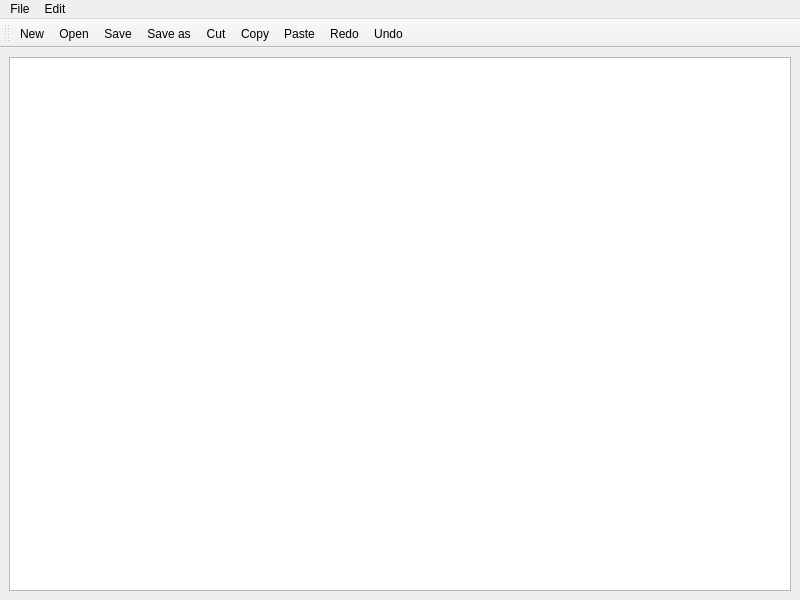
<?xml version="1.0" encoding="UTF-8"?>
<ui version="4.0">
 <class>MainWindow</class>
 <widget class="QMainWindow" name="MainWindow">
  <property name="geometry">
   <rect>
    <x>0</x>
    <y>0</y>
    <width>800</width>
    <height>600</height>
   </rect>
  </property>
  <property name="windowTitle">
   <string>MainWindow</string>
  </property>
  <widget class="QWidget" name="centralwidget">
   <layout class="QHBoxLayout" name="horizontalLayout">
    <item>
     <widget class="QTextEdit" name="textEdit">
      <property name="sizePolicy">
       <sizepolicy hsizetype="Expanding" vsizetype="Expanding">
        <horstretch>0</horstretch>
        <verstretch>50</verstretch>
       </sizepolicy>
      </property>
     </widget>
    </item>
   </layout>
  </widget>
  <widget class="QMenuBar" name="menubar">
   <property name="geometry">
    <rect>
     <x>0</x>
     <y>0</y>
     <width>800</width>
     <height>26</height>
    </rect>
   </property>
   <widget class="QMenu" name="menuFile">
    <property name="title">
     <string>File</string>
    </property>
    <addaction name="actionNew"/>
    <addaction name="actionOpen"/>
    <addaction name="separator"/>
    <addaction name="actionSave"/>
    <addaction name="actionSave_as"/>
   </widget>
   <widget class="QMenu" name="menuEdit">
    <property name="title">
     <string>Edit</string>
    </property>
    <addaction name="actionCut"/>
    <addaction name="actionCopy"/>
    <addaction name="actionPaste"/>
    <addaction name="separator"/>
    <addaction name="actionRedo"/>
    <addaction name="actionUndo"/>
   </widget>
   <addaction name="menuFile"/>
   <addaction name="menuEdit"/>
  </widget>
  <widget class="QToolBar" name="toolBar">
   <property name="sizePolicy">
    <sizepolicy hsizetype="Preferred" vsizetype="Preferred">
     <horstretch>0</horstretch>
     <verstretch>0</verstretch>
    </sizepolicy>
   </property>
   <property name="windowTitle">
    <string>toolBar</string>
   </property>
   <attribute name="toolBarArea">
    <enum>TopToolBarArea</enum>
   </attribute>
   <attribute name="toolBarBreak">
    <bool>false</bool>
   </attribute>
   <addaction name="actionNew"/>
   <addaction name="actionOpen"/>
   <addaction name="actionSave"/>
   <addaction name="actionSave_as"/>
   <addaction name="actionCut"/>
   <addaction name="actionCopy"/>
   <addaction name="actionPaste"/>
   <addaction name="actionRedo"/>
   <addaction name="actionUndo"/>
  </widget>
  <action name="actionNew">
   <property name="text">
    <string>New</string>
   </property>
  </action>
  <action name="actionOpen">
   <property name="text">
    <string>Open</string>
   </property>
  </action>
  <action name="actionSave">
   <property name="text">
    <string>Save</string>
   </property>
  </action>
  <action name="actionSave_as">
   <property name="text">
    <string>Save as</string>
   </property>
  </action>
  <action name="actionCut">
   <property name="text">
    <string>Cut</string>
   </property>
  </action>
  <action name="actionCopy">
   <property name="text">
    <string>Copy</string>
   </property>
  </action>
  <action name="actionPaste">
   <property name="text">
    <string>Paste</string>
   </property>
  </action>
  <action name="actionRedo">
   <property name="text">
    <string>Redo</string>
   </property>
  </action>
  <action name="actionUndo">
   <property name="text">
    <string>Undo</string>
   </property>
  </action>
 </widget>
 <resources>
  <include location="Resources.qrc"/>
 </resources>
 <connections/>
</ui>
